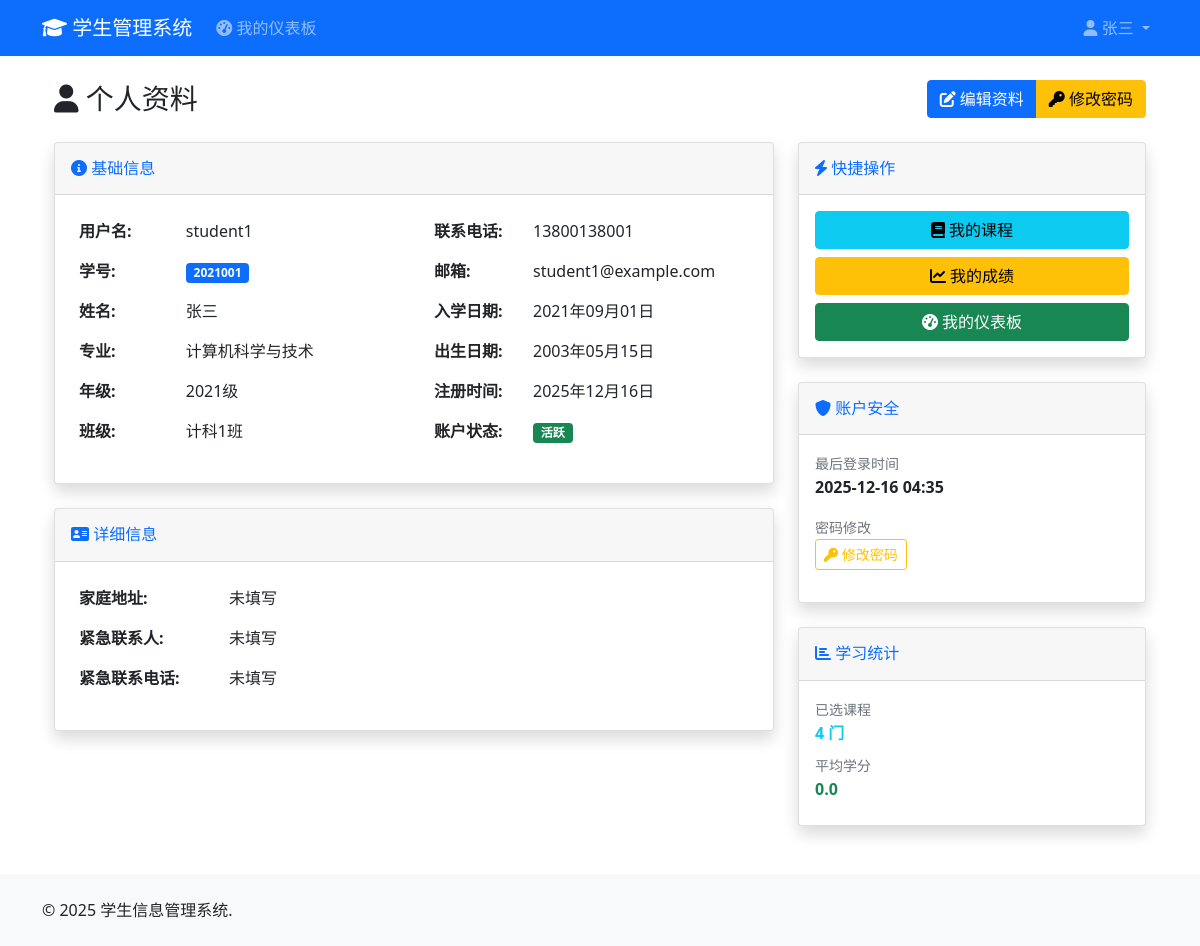
The app's page /student/profile (signed in) with its own data.
### models.py (models this page shows, shortened)
class User(UserMixin, db.Model):
    __tablename__ = 'users'
    id = db.Column(db.Integer, primary_key=True)
    username = db.Column(db.String(80), unique=True, nullable=False)
    email = db.Column(db.String(120), unique=True, nullable=False)
    password_hash = db.Column(db.String(128), nullable=False)
    full_name = db.Column(db.String(100), nullable=False)
    phone = db.Column(db.String(20))
    created_at = db.Column(db.DateTime, default=datetime.datetime.utcnow)
    is_admin = db.Column(db.Boolean, default=False)
    is_active = db.Column(db.Boolean, default=True)

class Student(db.Model):
    __tablename__ = 'students'
    id = db.Column(db.Integer, primary_key=True)
    user_id = db.Column(db.Integer, db.ForeignKey('users.id'), nullable=False)
    student_id = db.Column(db.String(20), unique=True, nullable=False)
    major = db.Column(db.String(100), nullable=False)
    grade = db.Column(db.String(20), nullable=False)  # 年级
    class_name = db.Column(db.String(50))  # 班级
    enrollment_date = db.Column(db.Date, nullable=False)
    birth_date = db.Column(db.Date)
    address = db.Column(db.Text)
    emergency_contact = db.Column(db.String(100))
    emergency_phone = db.Column(db.String(20))
    created_at = db.Column(db.DateTime, default=datetime.datetime.utcnow)
    user = db.relationship('User', backref=db.backref('student_profile', uselist=False))

### app.py (the view)
    @app.route('/student/profile')
    @login_required
    def student_profile():
        if current_user.is_admin:
            abort(403)
        student_profile = current_user.student_profile
        if not student_profile:
            flash('学生档案不存在！', 'error')
            return redirect(url_for('index'))
        grades = Grade.query.filter_by(student_id=student_profile.id).all()
        return render_template('student/profile.html',
                             student_profile=student_profile,
                             grades=grades)

### templates/student/profile.html (shortened to what this page needs)
{% extends "base.html" %}
{% block content %}
<div class="container-fluid">
    <div class="d-sm-flex align-items-center justify-content-between mb-4">
        <h1 class="h3 mb-0 text-gray-800">
            <i class="fas fa-user"></i> 个人资料
        </h1>
        <div class="btn-group">
            <a href="{{ url_for('student_edit') }}" class="btn btn-primary">
                <i class="fas fa-edit"></i> 编辑资料
            </a>
            <a href="{{ url_for('student_change_password') }}" class="btn btn-warning">
                <i class="fas fa-key"></i> 修改密码
            </a>
        </div>
    </div>
    <div class="row">
        <div class="col-lg-8">
            <div class="card shadow mb-4">
                <div class="card-header py-3">
                    <h6 class="m-0 font-weight-bold text-primary">
                        <i class="fas fa-info-circle"></i> 基础信息
                    </h6>
                </div>
                <div class="card-body">
                    <div class="row">
                        <div class="col-md-6">
                            <table class="table table-borderless">
                                <tr>
                                    <td><strong>用户名:</strong></td>
                                    <td>{{ student_profile.user.username }}</td>
                                </tr>
                                <tr>
                                    <td><strong>学号:</strong></td>
                                    <td><span class="badge bg-primary">{{ student_profile.student_id }}</span></td>
                                </tr>
                                <tr>
                                    <td><strong>姓名:</strong></td>
                                    <td>{{ student_profile.user.full_name }}</td>
                                </tr>
                                <tr>
                                    <td><strong>专业:</strong></td>
                                    <td>{{ student_profile.major }}</td>
                                </tr>
                                <tr>
                                    <td><strong>年级:</strong></td>
                                    <td>{{ student_profile.grade }}</td>
                                </tr>
                                <tr>
                                    <td><strong>班级:</strong></td>
                                    <td>{{ student_profile.class_name or '-' }}</td>
                                </tr>
                            </table>
                        </div>
                        <div class="col-md-6">
                            <table class="table table-borderless">
                                <tr>
                                    <td><strong>联系电话:</strong></td>
                                    <td>{{ student_profile.user.phone or '-' }}</td>
                                </tr>
                                <tr>
                                    <td><strong>邮箱:</strong></td>
                                    <td>{{ student_profile.user.email }}</td>
                                </tr>
                                <tr>
                                    <td><strong>入学日期:</strong></td>
                                    <td>{{ student_profile.enrollment_date.strftime('%Y年%m月%d日') }}</td>
                                </tr>
                                <tr>
                                    <td><strong>出生日期:</strong></td>
                                    <td>{{ student_profile.birth_date.strftime('%Y年%m月%d日') if student_profile.birth_date else '-' }}</td>
                                </tr>
                                <tr>
                                    <td><strong>注册时间:</strong></td>
                                    <td>{{ student_profile.user.created_at.strftime('%Y年%m月%d日') }}</td>
                                </tr>
                                <tr>
                                    <td><strong>账户状态:</strong></td>
                                    <td>
                                        {% if student_profile.user.is_active %}
                                            <span class="badge bg-success">活跃</span>
                                        {% else %}
                                            <span class="badge bg-danger">禁用</span>
                                        {% endif %}
                                    </td>
                                </tr>
                            </table>
                        </div>
                    </div>
                </div>
            </div>
            <div class="card shadow mb-4">
                <div class="card-header py-3">
                    <h6 class="m-0 font-weight-bold text-primary">
                        <i class="fas fa-address-card"></i> 详细信息
                    </h6>
                </div>
                <div class="card-body">
                    <div class="row">
                        <div class="col-12">
                            <table class="table table-borderless">
                                <tr>
                                    <td style="width: 150px;"><strong>家庭地址:</strong></td>
                                    <td>{{ student_profile.address or '未填写' }}</td>
                                </tr>
                                <tr>
                                    <td><strong>紧急联系人:</strong></td>
                                    <td>{{ student_profile.emergency_contact or '未填写' }}</td>
                                </tr>
                                <tr>
                                    <td><strong>紧急联系电话:</strong></td>
                                    <td>{{ student_profile.emergency_phone or '未填写' }}</td>
                                </tr>
                            </table>
                        </div>
                    </div>
                </div>
            </div>
        </div>
        <div class="col-lg-4">
            <div class="card shadow mb-4">
                <div class="card-header py-3">
                    <h6 class="m-0 font-weight-bold text-primary">
                        <i class="fas fa-bolt"></i> 快捷操作
                    </h6>
                </div>
                <div class="card-body">
                    <div class="d-grid gap-2">
                        <a href="{{ url_for('student_courses') }}" class="btn btn-info">
                            <i class="fas fa-book"></i> 我的课程
                        </a>
                        <a href="{{ url_for('student_grades') }}" class="btn btn-warning">
                            <i class="fas fa-chart-line"></i> 我的成绩
                        </a>
                        <a href="{{ url_for('student_dashboard') }}" class="btn btn-success">
                            <i class="fas fa-tachometer-alt"></i> 我的仪表板
                        </a>
                    </div>
                </div>
            </div>
            <div class="card shadow mb-4">
                <div class="card-header py-3">
                    <h6 class="m-0 font-weight-bold text-primary">
                        <i class="fas fa-shield-alt"></i> 账户安全
                    </h6>
                </div>
                <div class="card-body">
                    <div class="mb-3">
                        <small class="text-muted">最后登录时间</small>
                        <div class="fw-bold">{{ student_profile.user.created_at.strftime('%Y-%m-%d %H:%M') }}</div>
                    </div>
                    <div class="mb-3">
                        <small class="text-muted">密码修改</small>
                        <div>
                            <a href="{{ url_for('student_change_password') }}" class="btn btn-sm btn-outline-warning">
                                <i class="fas fa-key"></i> 修改密码
                            </a>
                        </div>
                    </div>
                </div>
            </div>
            <div class="card shadow">
                <div class="card-header py-3">
                    <h6 class="m-0 font-weight-bold text-primary">
                        <i class="fas fa-chart-bar"></i> 学习统计
                    </h6>
                </div>
                <div class="card-body">
                    <div class="mb-2">
                        <small class="text-muted">已选课程</small>
                        <div class="fw-bold text-info">{{ grades|length }} 门</div>
                    </div>
                    <div class="mb-2">
                        <small class="text-muted">平均学分</small>
                        <div class="fw-bold text-success">
                            {% set total_credits = 0 %}
                            {% for grade in grades %}
                                {% set total_credits = total_credits + grade.course.credits %}
                            {% endfor %}
                            {{ total_credits / grades|length if grades|length > 0 else 0 }}
                        </div>
                    </div>
                </div>
            </div>
        </div>
    </div>
</div>
{% endblock %}

### templates/base.html (shortened to what this page needs)
<!DOCTYPE html>
<html lang="zh-CN">
<head>
    <link href="https://cdn.jsdelivr.net/npm/bootstrap@5.1.3/dist/css/bootstrap.min.css" rel="stylesheet">
    <link href="https://cdnjs.cloudflare.com/ajax/libs/font-awesome/6.0.0/css/all.min.css" rel="stylesheet">
</head>
<body>
    <nav class="navbar navbar-expand-lg navbar-dark bg-primary">
        <div class="container">
            <a class="navbar-brand" href="{{ url_for('index') }}">
                <i class="fas fa-graduation-cap"></i> 学生管理系统
            </a>
            <div class="collapse navbar-collapse" id="navbarNav">
                <ul class="navbar-nav me-auto">
                    {% if current_user.is_authenticated %}
                        {% if current_user.is_admin %}
                            <li class="nav-item">
                                <a class="nav-link" href="{{ url_for('admin_dashboard') }}">
                                    <i class="fas fa-tachometer-alt"></i> 仪表板
                                </a>
                            </li>
                            <li class="nav-item dropdown">
                                <a class="nav-link dropdown-toggle" href="#" id="adminDropdown" role="button" data-bs-toggle="dropdown">
                                    <i class="fas fa-cogs"></i> 管理功能
                                </a>
                                <ul class="dropdown-menu">
                                    <li><a class="dropdown-item" href="{{ url_for('admin_users') }}">
                                        <i class="fas fa-users"></i> 用户管理
                                    </a></li>
                                    <li><a class="dropdown-item" href="{{ url_for('admin_students') }}">
                                        <i class="fas fa-user-graduate"></i> 学生管理
                                    </a></li>
                                    <li><a class="dropdown-item" href="{{ url_for('admin_courses') }}">
                                        <i class="fas fa-book"></i> 课程管理
                                    </a></li>
                                    <li><a class="dropdown-item" href="{{ url_for('admin_grades') }}">
                                        <i class="fas fa-chart-line"></i> 成绩管理
                                    </a></li>
                                </ul>
                            </li>
                        {% else %}
                            <li class="nav-item">
                                <a class="nav-link" href="{{ url_for('student_dashboard') }}">
                                    <i class="fas fa-tachometer-alt"></i> 我的仪表板
                                </a>
                            </li>
                        {% endif %}
                    {% endif %}
                </ul>
                <ul class="navbar-nav">
                    {% if current_user.is_authenticated %}
                        <li class="nav-item dropdown">
                            <a class="nav-link dropdown-toggle" href="#" id="userDropdown" role="button" data-bs-toggle="dropdown">
                                <i class="fas fa-user"></i> {{ current_user.full_name }}
                            </a>
                        </li>
                    {% endif %}
                </ul>
            </div>
        </div>
    </nav>
    <main class="container mt-4">
        {% block content %}{% endblock %}
    </main>
    <footer class="bg-light mt-5 py-4">
        <div class="container">
            <div class="row">
                <div class="col-md-6">
                    <p class="mb-0">&copy; 2025 学生信息管理系统.</p>
            </div>
        </div>
    </footer>
</body>
</html>

### records on screen
User: full_name "张三", user.username "student1", user.full_name "张三", user "13800138001", user.email "student1@example.com", user.created_at "2025年12月16日", user.created_at "2025-12-16 04:35"
Student: student_id "2021001", major "计算机科学与技术", grade "2021级", class_name "计科1班", enrollment_date "2021年09月01日", birth_date "2003年05月15日", address "未填写", emergency_contact "未填写", emergency_phone "未填写"

### other values on screen
{{ grades|length }} "4"
{{ total_credits / grades|length if grades|length > 0 else 0 }} "0.0"
